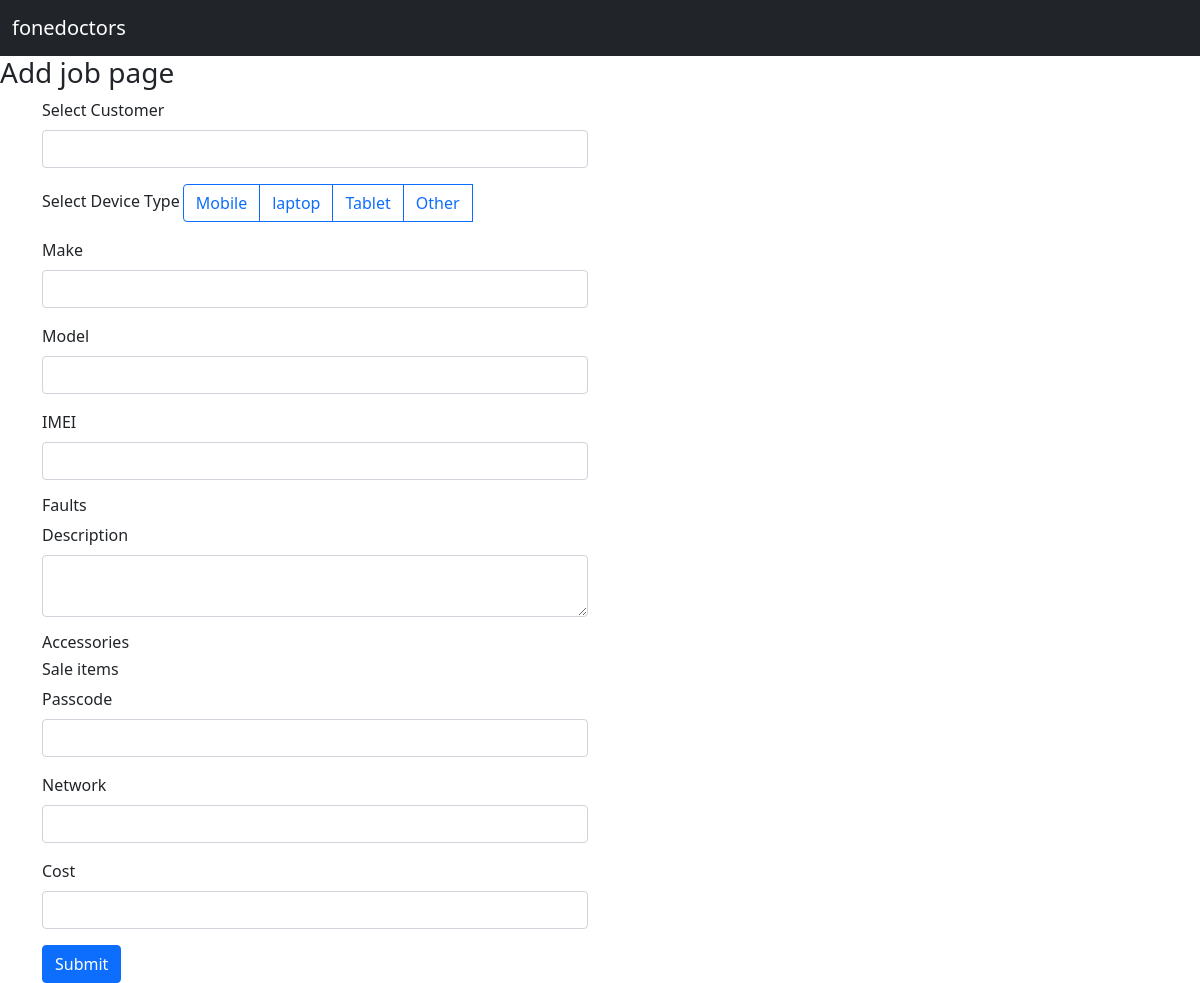
Before: /add_job/ with the older database file.
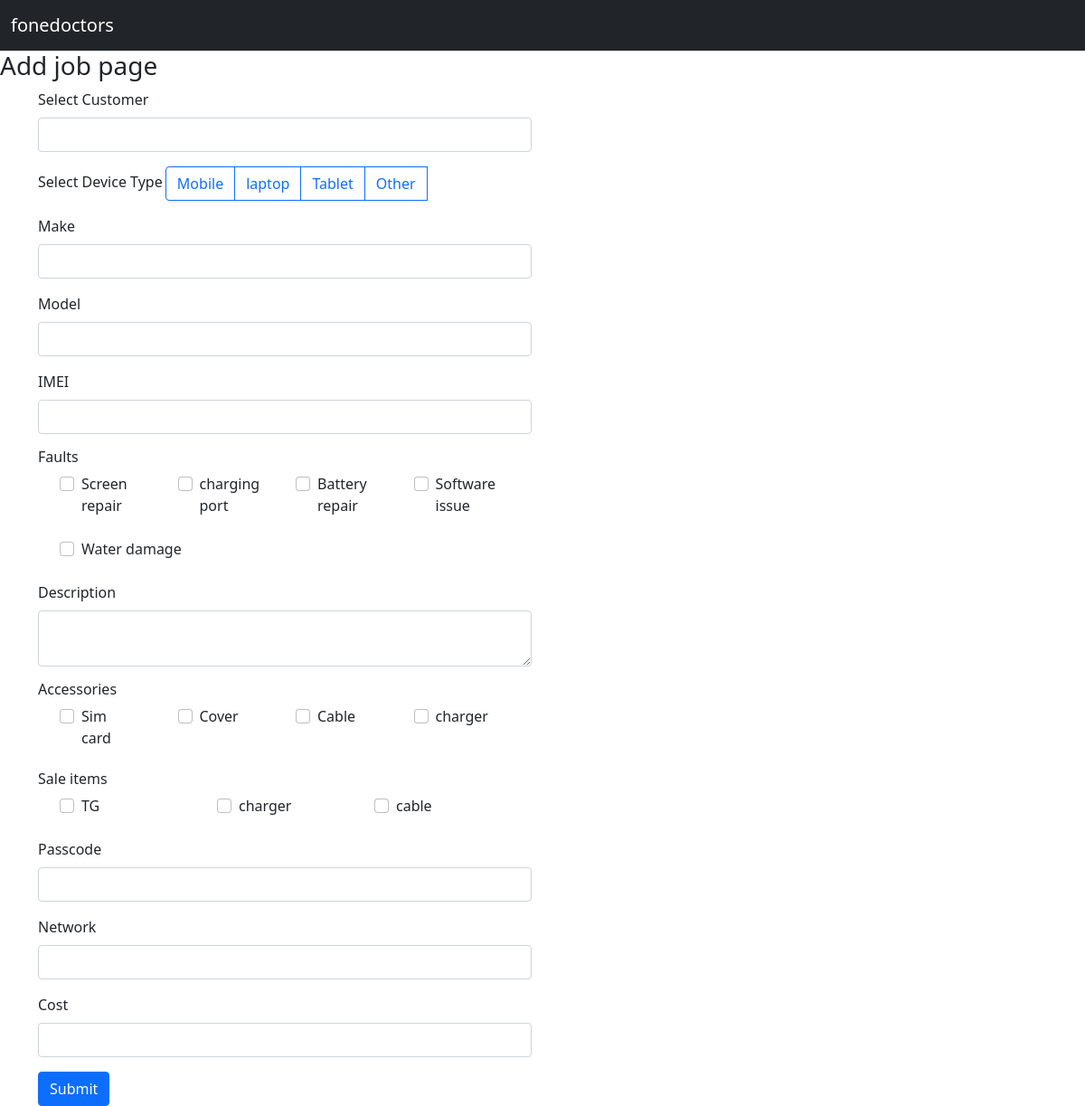
After: the same page with the newer database file.
### Jobs/models.py (models this page shows, shortened)
class Devices(models.Model):
    customer =models.ForeignKey(Customer,on_delete=models.CASCADE)
    devices = models.CharField(max_length=250)
    def get_id(self):
        return self.id # with this functuon we can call specific ID for devices column

class Fault(models.Model):
    fault =  models.CharField(max_length=250)

class Accessories(models.Model):
    accessories =  models.CharField(max_length=250)

class Sale_item(models.Model):
    sale_item =  models.CharField(max_length=250)

### Jobs/views.py (the view)
# urls.py: path('add_job/', views.add_job, name='add_job'),
def add_job(request):
    if request.method == "POST":
        customer = request.POST.get('customer')#customer in brackets comes from html Name = customer
        device = request.POST.get('device_mobile')
        make = request.POST.get('make')
        model = request.POST.get('model')
        imei = request.POST.get('imei')
    customers = Customer.objects.all()
    device = Devices.objects.all()
    make = Make.objects.all()
    model = Model.objects.all()
    fault = Fault.objects.all()
    accessories = Accessories.objects.all()
    sale_item = Sale_item.objects.all()
    network = Network.objects.all()
    context = {'customers':customers,'device_context':device,
                 'make_context':make, 'model_context':model,
                 'fault_context':fault ,'accessories_context':accessories,
                 'sale_item_context':sale_item , 'network_context':network}
    return render(request,'add_job.html',context)

### customer/models.py (called while the page is built)
    def full_name(self):
        return f"{self.first_name} {self.last_name}"

### templates/add_job.html (shortened to what this page needs)
{% extends 'base.html' %}
{% block content %}
<h3>Add job page</h3>
<form method="POST" action= "{% url 'add_job' %}">
<div class="container">
  <div class="row">
    <div class="col">
      <div class="mb-3">
        <label for="exampleInputEmail1" class="form-label">Select Customer</label>
        <input list="list" name = "customer" class="form-control" id="make" aria-describedby="emailHelp">
      </div>
        <div class="mb-3">
          <label for="exampleInputEmail1" class="form-label" >Select Device Type</label>
          <div class="btn-group" role="group" aria-label="Basic radio toggle button group">
            {% for device in device_context %}
            <label class="btn btn-outline-primary" for = "{{device.get_id}}" >{{device.devices}}</label>
            {% endfor %}
          </div>
        </div>
        <div class="mb-3" id="mobile_div" >
          <label for="exampleInputEmail1" class="form-label">Make {{make.make_device.all }}</label>
          <input list="make_list" name = "make" class="form-control" id="make_mobile" aria-describedby="emailHelp">
      </div>
        <div class="mb-3">
          <label for="exampleInputEmail1" class="form-label">Model</label>
          <input list="model_list" name = "model" class="form-control" id="model" aria-describedby="emailHelp">
        </div>
        <div class="mb-3">
          <label for="exampleInputEmail1" class="form-label">IMEI</label>
          <input type="text" name = "imei" class="form-control" id="exampleInputEmail1" aria-describedby="emailHelp">
        </div>
        <h6>Faults</h6>
        <div class="container ">
          <div class="row">
            {% for fault in fault_context %}
            <div class="col">
        <div class="form-check mb-4 col-md-6">
          <input class="form-check-input" type="checkbox" value="{{ fault.fault }}" id="faults_{{ fault.fault }}">
          <label class="form-check-label" for="faults_{{ fault.fault }}">
            {{ fault.fault }}
          </label>
        </div>
      </div>
      {% endfor %}
          </div>
        </div>
        <div class="mb-3">
          <label for="exampleInputEmail1" class="form-label">Description</label>
          <textarea name = "description" class="form-control" id="exampleInputEmail1" ></textarea>
        </div>
        <h6>Accessories</h6>
        <div class="container ">
          <div class="row">
            {% for accessories in accessories_context %}
            <div class="col">
        <div class="form-check mb-4 col-md-6">
          <input class="form-check-input" type="checkbox" value="{{ accessories.accessories }}" id="accessories_{{ accessories.accessories }}">
          <label class="form-check-label" for="accessories_{{ accessories.accessories }}">
            {{ accessories.accessories }}
          </label>
        </div>
      </div>
      {% endfor %}
          </div>
        </div>
         <h6>Sale items</h6>
         <div class="container ">
           <div class="row">
             {% for sale_item in sale_item_context %}
             <div class="col">
         <div class="form-check mb-4 col-md-6">
           <input class="form-check-input" type="checkbox" value="{{ sale_item.sale_item }}" id="sale_item_{{ sale_item.sale_item }}">
           <label class="form-check-label" for="sale_item_{{ sale_item.sale_item }}">
            {{ sale_item.sale_item }}
           </label>
         </div>
       </div>
       {% endfor %}
           </div>
         </div>
        <div class="mb-3">
          <label for="exampleInputEmail1" class="form-label">Passcode</label>
          <input type="text" name = "passcode" class="form-control" id="passcode" >
        </div>
        <div class="mb-3"  >
          <label for="network_list" class="form-label">Network</label>
          <input list="network_list" name = "network" class="form-control" id="network_list_id" >
      </div>
      <div class="mb-3">
        <label for="exampleInputEmail1" class="form-label">Cost</label>
        <input type="number" name = "cost" class="form-control" id="cost" >
      </div>
        <button type="submit" class="btn btn-primary">Submit</button>
      </form>
    <div class="col">
    </div>
{% endblock %}

### templates/base.html (shortened to what this page needs)
<!doctype html>
{% load static %}
<html lang="en">
  <head>
    <link href="https://cdn.jsdelivr.net/npm/bootstrap@5.1.3/dist/css/bootstrap.min.css" rel="stylesheet">
  </head>
  <body>
   {% include 'includes/header.html' %}
   {% block content %} {% endblock %}
  </body>
</html>

### templates/includes/header.html (shortened to what this page needs)
<nav class="navbar navbar-expand-lg navbar-dark bg-dark">
    <div class="container-fluid">
      <a class="navbar-brand" href="{% url 'dashboard' %}">fonedoctors</a>
    </div>
  </nav>

Changed rows visible on the page:
added Fault: fault "Screen repair"
added Fault: fault "charging port"
added Fault: fault "Battery repair"
added Fault: fault "Software issue"
added Fault: fault "Water damage"
added Accessories: accessories "Sim card"
added Accessories: accessories "Cover"
added Accessories: accessories "Cable"
added Accessories: accessories "charger"
added Sale_item: sale_item "TG"
added Sale_item: sale_item "charger"
added Sale_item: sale_item "cable"
